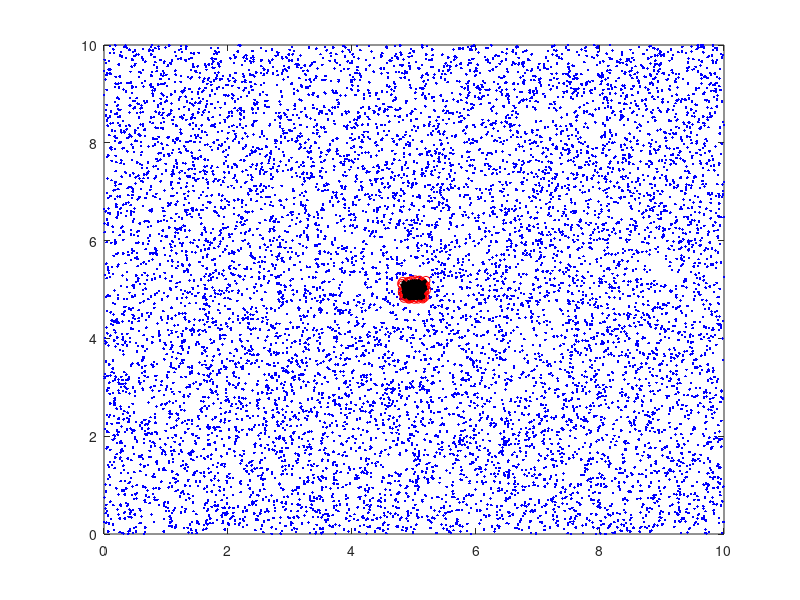
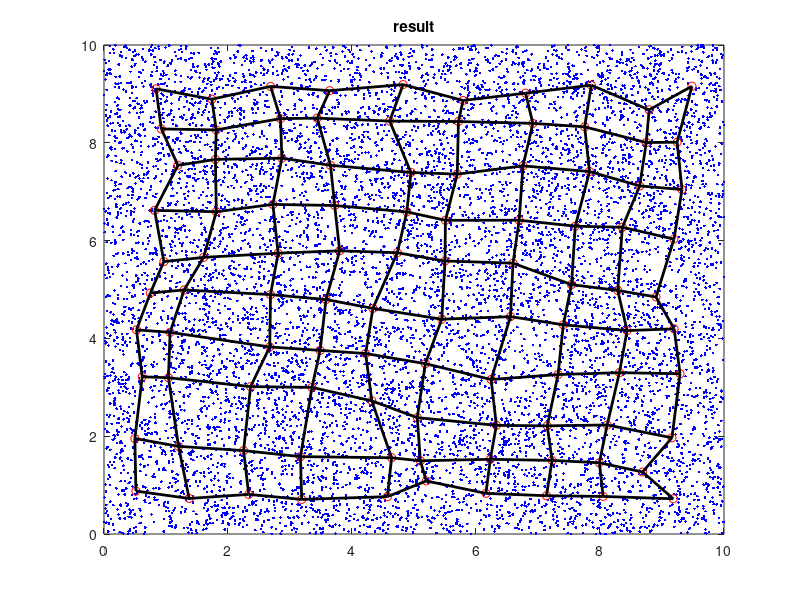
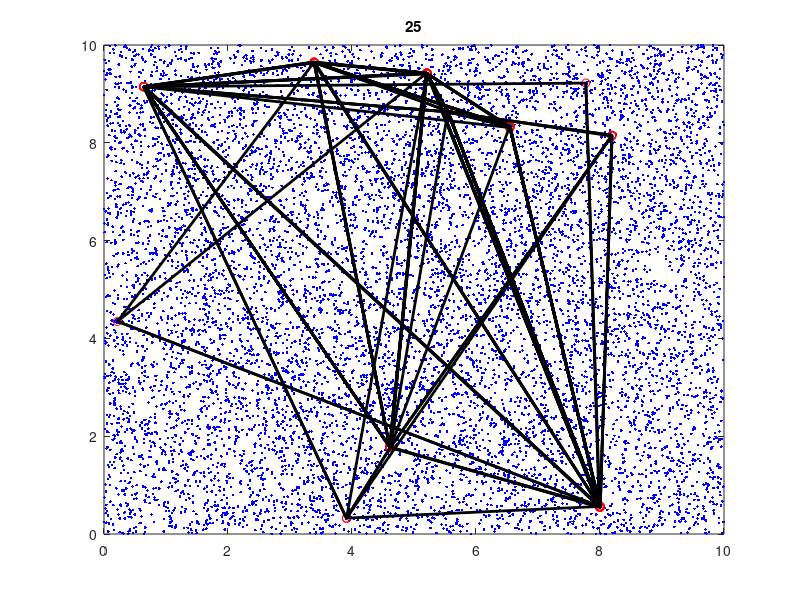
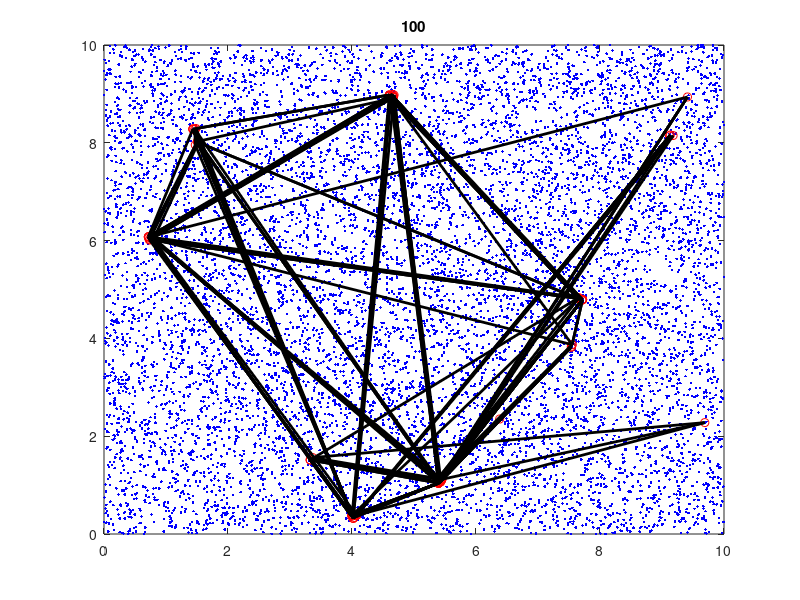

Here is the MATLAB script that generated these plots, in order:
clc
clear all
close all

for i=1:10000
    x1(i)=rand*10;
    x2(i)=rand*10;
end
for j1=1:10
    for j2=1:10
        w1(j1,j2)=rand*(5.2-4.8)+4.8;
        w2(j1,j2)=rand*(5.2-4.8)+4.8;
    end
end
figure(1);
%FigHandle = figure('Position', [100, 100, 1049, 895]);
plot(x1,x2,'.b');
hold on;
plot(w1,w2,'or');
plot(w1,w2,'k','linewidth',2);
plot(w1',w2','k','linewidth',2);
hold off;
%=======Initialize parameters=======
T=10000;
MapRadius=5;

for i=1:10000
    
    eta=(1-i/T);
    radius=round(MapRadius*(1-i/T));
    
    distance=(x1(i)-w1).^2+(x2(i)-w2).^2;
    min_d=min(min(distance));
    [winner_row,winner_col] = find(distance==min_d);
    %winner
    winner_row=winner_row(1,1);
    winner_col=winner_col(1,1);

    w1(winner_row,winner_col)=w1(winner_row,winner_col)+eta*(x1(i)-w1(winner_row,winner_col));
    w2(winner_row,winner_col)=w2(winner_row,winner_col)+eta*(x2(i)-w2(winner_row,winner_col));
    %neighbor
    for neighbor_distance=1:1:radius
        %row+ column!
        neighbor_row = winner_row + neighbor_distance;
        neighbor_col = winner_col;
        if (neighbor_row<=10)
            w1(neighbor_row,neighbor_col)=w1(neighbor_row,neighbor_col)+eta*(x1(i)-w1(neighbor_row,neighbor_col));
            w2(neighbor_row,neighbor_col)=w2(neighbor_row,neighbor_col)+eta*(x2(i)-w2(neighbor_row,neighbor_col));
        end
        %row- column!
        neighbor_row = winner_row - neighbor_distance;
        neighbor_col = winner_col;
        if (neighbor_row>=1)
            w1(neighbor_row,neighbor_col)=w1(neighbor_row,neighbor_col)+eta*(x1(i)-w1(neighbor_row,neighbor_col));
            w2(neighbor_row,neighbor_col)=w2(neighbor_row,neighbor_col)+eta*(x2(i)-w2(neighbor_row,neighbor_col));
        end
        %row! column+
        neighbor_row = winner_row;
        neighbor_col = winner_col + neighbor_distance;
        if (neighbor_col<=10)
            w1(neighbor_row,neighbor_col)=w1(neighbor_row,neighbor_col)+eta*(x1(i)-w1(neighbor_row,neighbor_col));
            w2(neighbor_row,neighbor_col)=w2(neighbor_row,neighbor_col)+eta*(x2(i)-w2(neighbor_row,neighbor_col));
        end
        %row! column-
        neighbor_row = winner_row;
        neighbor_col = winner_col - neighbor_distance;
        if (neighbor_col>=1)
            w1(neighbor_row,neighbor_col)=w1(neighbor_row,neighbor_col)+eta*(x1(i)-w1(neighbor_row,neighbor_col));
            w2(neighbor_row,neighbor_col)=w2(neighbor_row,neighbor_col)+eta*(x2(i)-w2(neighbor_row,neighbor_col));
        end
        %row+ column+
        neighbor_row = winner_row + neighbor_distance;
        neighbor_col = winner_col + neighbor_distance;
        if (neighbor_row<=10 && neighbor_col<=10)
            w1(neighbor_row,neighbor_col)=w1(neighbor_row,neighbor_col)+eta*(x1(i)-w1(neighbor_row,neighbor_col));
            w2(neighbor_row,neighbor_col)=w2(neighbor_row,neighbor_col)+eta*(x2(i)-w2(neighbor_row,neighbor_col));
        end
        %row+ column-
        neighbor_row = winner_row + neighbor_distance;
        neighbor_col = winner_col - neighbor_distance;
        if (neighbor_row<=10 && neighbor_col>=1)
            w1(neighbor_row,neighbor_col)=w1(neighbor_row,neighbor_col)+eta*(x1(i)-w1(neighbor_row,neighbor_col));
            w2(neighbor_row,neighbor_col)=w2(neighbor_row,neighbor_col)+eta*(x2(i)-w2(neighbor_row,neighbor_col));
        end
        %row- column+
        neighbor_row = winner_row - neighbor_distance;
        neighbor_col = winner_col + neighbor_distance;
        if (neighbor_row>=1 && neighbor_col<=10)
            w1(neighbor_row,neighbor_col)=w1(neighbor_row,neighbor_col)+eta*(x1(i)-w1(neighbor_row,neighbor_col));
            w2(neighbor_row,neighbor_col)=w2(neighbor_row,neighbor_col)+eta*(x2(i)-w2(neighbor_row,neighbor_col));
        end
        %row- column-
        neighbor_row = winner_row - neighbor_distance;
        neighbor_col = winner_col - neighbor_distance;
        if (neighbor_row>=1 && neighbor_col>=1)
            w1(neighbor_row,neighbor_col)=w1(neighbor_row,neighbor_col)+eta*(x1(i)-w1(neighbor_row,neighbor_col));
            w2(neighbor_row,neighbor_col)=w2(neighbor_row,neighbor_col)+eta*(x2(i)-w2(neighbor_row,neighbor_col));
        end
    end
    if (i==0)
        wx_0=w1;
        wy_0=w2;
    end
    if (i==25)
        wx_25=w1;
        wy_25=w2;
    end
    if (i==100)
        wx_100=w1;
        wy_100=w2;
    end
    if (i==500)
        wx_500=w1;
        wy_500=w2;
    end
    if (i==1000)
        wx_1000=w1;
        wy_1000=w2;
    end
    if (i==5000)
        wx_5000=w1;
        wy_5000=w2;
    end 
    if (i==7500)
        wx_7500=w1;
        wy_7500=w2;
    end  
    if (i==9000)
        wx_9000=w1;
        wy_9000=w2;
    end 
    if (i==10000)
        wx_10000=w1;
        wy_10000=w2;
    end 
end

figure(2);
plot(x1,x2,'.b');
hold on;
plot(w1,w2,'or');
plot(w1,w2,'k','linewidth',2);
plot(w1',w2','k','linewidth',2);
title('result');
    
figure(3);
plot(x1,x2,'.b');
hold on;
plot(wx_25,wy_25,'or');
plot(wx_25,wy_25,'k','linewidth',2);
plot(wx_25',wy_25','k','linewidth',2);
title('25');

figure(4);
plot(x1,x2,'.b');
hold on;
plot(wx_100,wy_100,'or');
plot(wx_100,wy_100,'k','linewidth',2);
plot(wx_100',wy_100','k','linewidth',2);
title('100');

figure(5);
plot(x1,x2,'.b');
hold on;
plot(wx_500,wy_500,'or');
plot(wx_500,wy_500,'k','linewidth',2);
plot(wx_500',wy_500','k','linewidth',2);
title('500')

figure(6);
plot(x1,x2,'.b');
hold on;
plot(wx_1000,wy_1000,'or');
plot(wx_1000,wy_1000,'k','linewidth',2);
plot(wx_1000',wy_1000','k','linewidth',2);
title('1000')

figure(7);
plot(x1,x2,'.b');
hold on;
plot(wx_5000,wy_5000,'or');
plot(wx_5000,wy_5000,'k','linewidth',2);
plot(wx_5000',wy_5000','k','linewidth',2);
title('5000');

figure(8);
plot(x1,x2,'.b');
hold on;
plot(wx_7500,wy_7500,'or');
plot(wx_7500,wy_7500,'k','linewidth',2);
plot(wx_7500',wy_7500','k','linewidth',2);
title('7500');

figure(9);
plot(x1,x2,'.b');
hold on;
plot(wx_9000,wy_9000,'or');
plot(wx_9000,wy_9000,'k','linewidth',2);
plot(wx_9000',wy_9000','k','linewidth',2);
title('9000');

figure(10);
plot(x1,x2,'.b');
hold on;
plot(wx_10000,wy_10000,'or');
plot(wx_10000,wy_10000,'k','linewidth',2);
plot(wx_10000',wy_10000','k','linewidth',2);
title('10000');